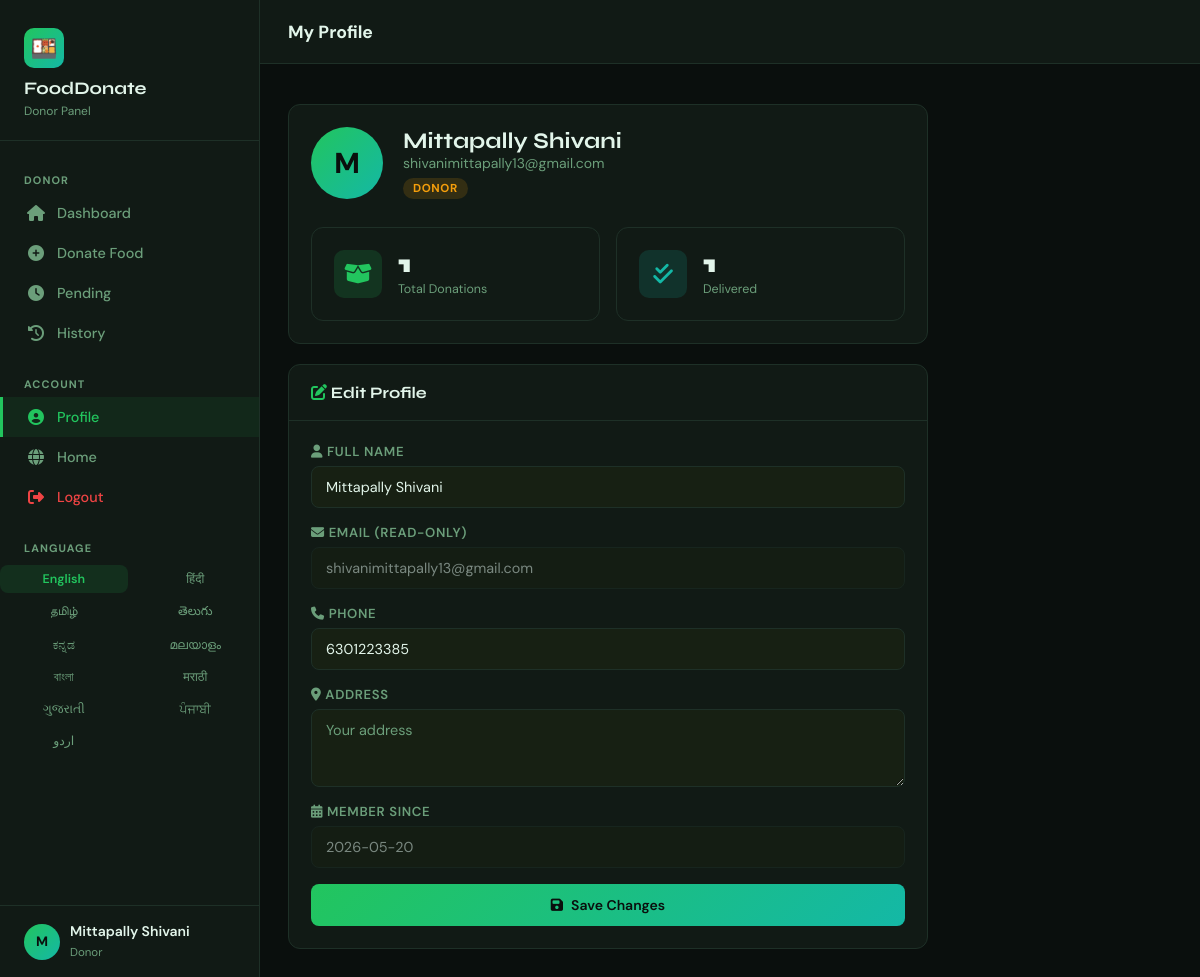
/profile (signed in), run on the app's committed database.
### tables this page shows
CREATE TABLE users (
            id         INTEGER PRIMARY KEY AUTOINCREMENT,
            name       TEXT    NOT NULL,
            email      TEXT    UNIQUE NOT NULL,
            password   TEXT    NOT NULL,
            role       TEXT    NOT NULL DEFAULT 'donor',
            phone      TEXT,
            address    TEXT,
            org_name   TEXT,
            created_at TEXT    DEFAULT (datetime('now'))
        );

### app.py (the view, shortened to what this page needs)
@app.route("/profile", methods=["GET", "POST"])
@login_required
def profile():
    conn = get_db()
    uid  = session["user_id"]
    user      = conn.execute("SELECT * FROM users WHERE id=?", (uid,)).fetchone()
    total     = conn.execute("SELECT COUNT(*) FROM donations WHERE donor_id=?", (uid,)).fetchone()[0]
    delivered = conn.execute("SELECT COUNT(*) FROM donations WHERE donor_id=? AND status='delivered'", (uid,)).fetchone()[0]
    conn.close()
    return render_template("profile.html", user=user, total=total, delivered=delivered)

### app.py (called while the page is built)
def get_lang():
    return session.get("lang", "en")

def t(section, key, default=None):
    lang = get_lang()
    try:
        val = _translations.get(lang, {}).get(section, {}).get(key)
        if val is None:
            val = _translations.get("en", {}).get(section, {}).get(key)
        return val or default or key
    except Exception:
        return default or key

def get_db():
    conn = sqlite3.connect(DB_PATH)
    conn.row_factory = sqlite3.Row
    return conn

@app.context_processor
def inject_globals():
    count = 0
    if "user_id" in session:
        conn = get_db()
        row = conn.execute(
            "SELECT COUNT(*) as c FROM notifications WHERE user_id=? AND is_read=0",
            (session["user_id"],)
        ).fetchone()
        count = row["c"] if row else 0
        conn.close()
    return {
        "notif_count": count,
        "food_categories": FOOD_CATEGORIES,
        "current_lang": get_lang(),
        "supported_langs": SUPPORTED_LANGS,
        "t": t,
    }

def login_required(f):
    from functools import wraps
    @wraps(f)
    def decorated(*args, **kwargs):
        if "user_id" not in session:
            flash("Please log in first.", "warning")
            return redirect(url_for("login"))
        return f(*args, **kwargs)
    return decorated

### templates/profile.html (shortened to what this page needs)
<!DOCTYPE html>
<html lang="en">
<head>
  <link rel="stylesheet" href="{{ url_for('static', filename='style.css') }}">
  <link rel="stylesheet" href="https://cdnjs.cloudflare.com/ajax/libs/font-awesome/6.5.0/css/all.min.css">
</head>
<body>
<div class="layout">
  {% set active_page = 'profile' %}
  {% include 'sidebar_base.html' %}
  <div class="main-content">
    <header class="topbar">
      <div style="display:flex; align-items:center; gap:12px">
        <span class="topbar-title">My Profile</span>
      </div>
    </header>
    <div class="page-body">
      <div style="max-width:640px">
        <div class="card" style="margin-bottom:20px">
          <div class="card-body">
            <div class="profile-header">
              <div class="profile-avatar">{{ user.name[0]|upper }}</div>
              <div>
                <h2 style="font-size:1.4rem">{{ user.name }}</h2>
                <p style="color:var(--text-muted); font-size:.875rem">{{ user.email }}</p>
                <span class="badge badge-{{ 'delivered' if user.role == 'admin' else ('accepted' if user.role == 'ngo' else 'pending') }}"
                      style="margin-top:6px">
                  {{ user.role | title }}
                </span>
              </div>
            </div>
            <div class="stats-grid" style="margin:0; grid-template-columns:1fr 1fr">
              <div class="stat-card">
                <div class="stat-icon icon-green"><i class="fas fa-box-open"></i></div>
                <div class="stat-info"><h3>{{ total }}</h3><p>Total Donations</p></div>
              </div>
              <div class="stat-card">
                <div class="stat-icon icon-teal"><i class="fas fa-check-double"></i></div>
                <div class="stat-info"><h3>{{ delivered }}</h3><p>Delivered</p></div>
              </div>
            </div>
          </div>
        </div>
        <div class="card">
          <div class="card-header"><h4><i class="fas fa-edit" style="color:var(--green)"></i> Edit Profile</h4></div>
          <div class="card-body">
            <form method="POST" action="{{ url_for('profile') }}">
              <div class="form-grid" style="gap:16px">
                <div class="form-group">
                  <label><i class="fas fa-user"></i> Full Name</label>
                  <input type="text" name="name" value="{{ user.name }}" required>
                </div>
                <div class="form-group">
                  <label><i class="fas fa-envelope"></i> Email (read-only)</label>
                  <input type="email" value="{{ user.email }}" disabled style="opacity:.5">
                </div>
                <div class="form-group">
                  <label><i class="fas fa-phone"></i> Phone</label>
                  <input type="tel" name="phone" value="{{ user.phone or '' }}" placeholder="+91 98765 43210">
                </div>
                <div class="form-group">
                  <label><i class="fas fa-map-marker-alt"></i> Address</label>
                  <textarea name="address" rows="3" placeholder="Your address">{{ user.address or '' }}</textarea>
                </div>
                <div class="form-group">
                  <label><i class="fas fa-calendar-alt"></i> Member Since</label>
                  <input type="text" value="{{ user.created_at[:10] }}" disabled style="opacity:.5">
                </div>
                <button type="submit" class="btn btn-primary" style="justify-content:center; padding:12px">
                  <i class="fas fa-save"></i> Save Changes
                </button>
              </div>
            </form>
          </div>
        </div>
      </div>
    </div>
  </div>
</div>
</body>
</html>

### templates/sidebar_base.html (shortened to what this page needs)
<aside class="sidebar" id="sidebar">
  <div class="sidebar-logo">
    <div class="logo-icon">🍱</div>
    <h2>FoodDonate</h2>
    <small>{{ session.user_role | title }} Panel</small>
  </div>
  <nav class="sidebar-nav">
    {% if session.user_role == 'admin' %}
      <div class="nav-section-label">Admin</div>
      <a href="{{ url_for('admin') }}"    class="nav-link {% if active_page=='admin'    %}active{% endif %}"><i class="fas fa-chart-pie"></i> {{ t('nav','admin_panel') }}</a>
      <a href="{{ url_for('previous') }}" class="nav-link {% if active_page=='previous' %}active{% endif %}"><i class="fas fa-history"></i> {{ t('nav','all_donations') }}</a>
      <a href="{{ url_for('pending') }}"  class="nav-link {% if active_page=='pending'  %}active{% endif %}"><i class="fas fa-clock"></i> {{ t('nav','pending') }}</a>
      <a href="{{ url_for('volunteers') }}" class="nav-link {% if active_page=='volunteers' %}active{% endif %}"><i class="fas fa-user-check"></i> {{ t('nav','volunteers') }}</a>
    {% else %}
      <div class="nav-section-label">Donor</div>
      <a href="{{ url_for('dashboard') }}" class="nav-link {% if active_page=='dashboard' %}active{% endif %}"><i class="fas fa-home"></i> {{ t('nav','dashboard') }}</a>
      <a href="{{ url_for('donate') }}"    class="nav-link {% if active_page=='donate'    %}active{% endif %}"><i class="fas fa-plus-circle"></i> {{ t('nav','donate') }}</a>
      <a href="{{ url_for('pending') }}"   class="nav-link {% if active_page=='pending'   %}active{% endif %}"><i class="fas fa-clock"></i> {{ t('nav','pending') }}</a>
      <a href="{{ url_for('previous') }}"  class="nav-link {% if active_page=='previous'  %}active{% endif %}"><i class="fas fa-history"></i> {{ t('nav','history') }}</a>
    {% endif %}
    <div class="nav-section-label" style="margin-top:8px">Account</div>
    <a href="{{ url_for('profile') }}" class="nav-link {% if active_page=='profile' %}active{% endif %}"><i class="fas fa-user-circle"></i> {{ t('nav','profile') }}</a>
    <a href="{{ url_for('index') }}"   class="nav-link"><i class="fas fa-globe"></i> {{ t('nav','home') }}</a>
    <a href="{{ url_for('logout') }}"  class="nav-link" style="color:var(--red)"><i class="fas fa-sign-out-alt"></i> {{ t('nav','logout') }}</a>
    <div class="nav-section-label" style="margin-top:8px">{{ t('common','language') }}</div>
    <div class="lang-switcher-sidebar">
      {% for code, name in supported_langs.items() %}
        <a href="{{ url_for('set_lang', lang=code) }}"
           class="lang-btn {% if current_lang == code %}lang-active{% endif %}">
          {{ name }}
        </a>
      {% endfor %}
    </div>
  </nav>
  <div class="sidebar-footer">
    <div class="user-pill">
      <div class="user-avatar">{{ session.user_name[0] | upper if session.user_name else 'U' }}</div>
      <div class="user-info">
        <div style="font-weight:600; font-size:.875rem">{{ session.user_name }}</div>
        <small>{{ session.user_role | title }}</small>
      </div>
    </div>
  </div>
</aside>

### data on the page
users: user_role "Donor", user_name "Mittapally Shivani", name "M", name "Mittapally Shivani", email "shivanimittapally13@gmail.com", role "DONOR", phone "6301223385", created_at "2026-05-20"

### other printed values
{{ t('nav','dashboard') }} "Dashboard"
{{ t('nav','donate') }} "Donate Food"
{{ t('nav','pending') }} "Pending"
{{ t('nav','history') }} "History"
{{ t('nav','profile') }} "Profile"
{{ t('nav','home') }} "Home"
{{ t('nav','logout') }} "Logout"
{{ t('common','language') }} "LANGUAGE"
{{ name }} "English" "हिंदी" "தமிழ்" "తెలుగు" "ಕನ್ನಡ" "മലയാളം" "বাংলা" "मराठी" "ગુજરાતી" "ਪੰਜਾਬੀ" "اردو"
{{ session.user_name[0] | upper if session.user_name else 'U' }} "M"
{{ total }} "1"
{{ delivered }} "1"
